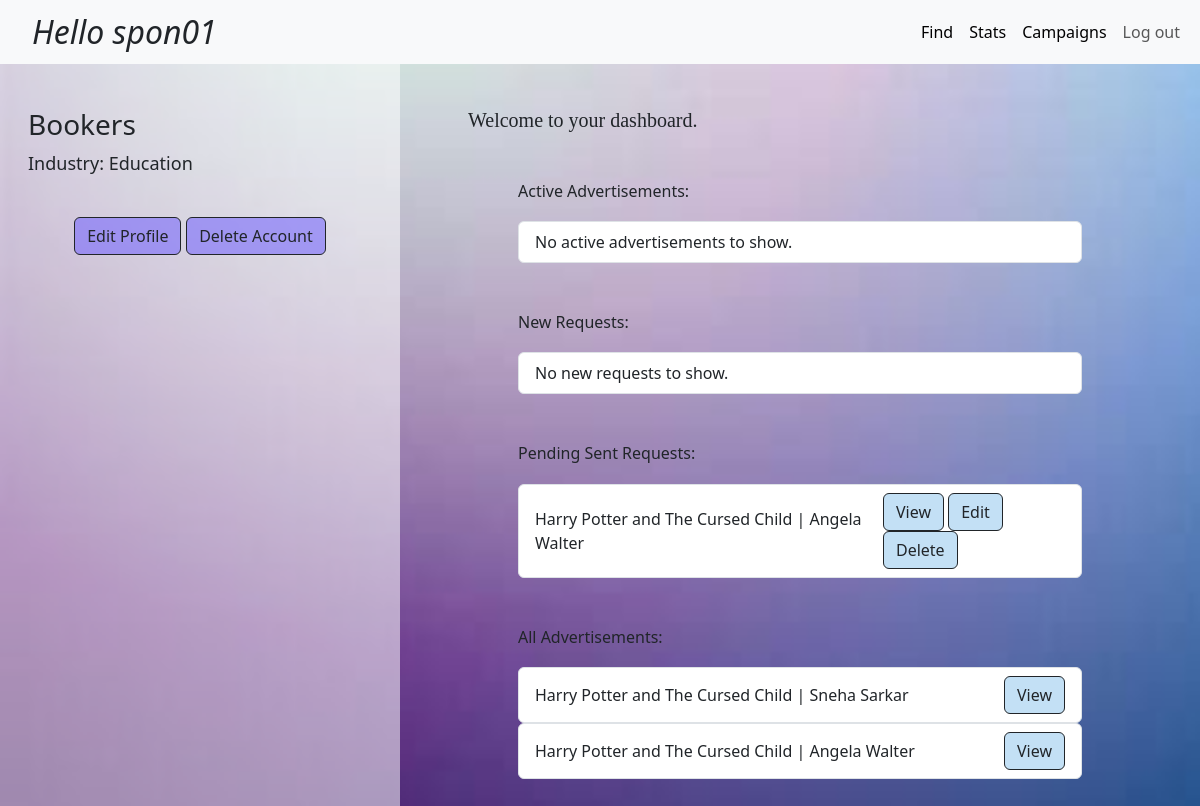
Screenshot of /dashboard/sponsor/1/ with the database file from the repository.
### backend/models.py (models this page shows)
class SPONSORS(database.Model):
    __tablename__ = "sponsor_details"
    sponsor_id = database.Column(database.Integer, autoincrement = True, primary_key = True)
    user_name = database.Column(database.String, unique = True, nullable = False)
    company_name = database.Column(database.String, nullable = False)
    industry_type = database.Column(database.String, nullable = False)
    flagged = database.Column(database.Boolean, nullable = False, default = False)
    search = database.Column(database.String, nullable = False)
    campaign_details = database.relationship("CAMPAIGNS", cascade = "all, delete", backref = "sponsor_details")

class CAMPAIGNS(database.Model):
    __tablename__ = "campaign_details"
    campaign_id = database.Column(database.Integer, primary_key = True, autoincrement = True)
    campaign_name = database.Column(database.String, nullable = False)
    sponsor_id = database.Column(database.Integer, database.ForeignKey("sponsor_details.sponsor_id"), nullable = False)
    start_date = database.Column(database.Date, nullable = False)
    end_date = database.Column(database.Date, nullable = False)
    budget = database.Column(database.Integer, nullable = False)
    campaign_description = database.Column(database.String, nullable = False)
    no_of_ads = database.Column(database.Integer, nullable = False)
    ads_completed = database.Column(database.Integer, nullable = False, default = 0)
    visibility = database.Column(database.String, nullable = False)
    campaign_type = database.Column(database.String, nullable = False)
    status = database.Column(database.String, nullable = False)
    flagged = database.Column(database.Boolean, nullable = False, default = False)
    search = database.Column(database.String, nullable = False)
    advertisement_details = database.relationship("ADVERTISEMENTS", cascade = "all, delete", backref = "campaign_details")

class INFLUENCERS(database.Model):
    __tablename__ = "influencer_details"
    influencer_id = database.Column(database.Integer, autoincrement = True, primary_key = True)
    user_name = database.Column(database.String, unique = True, nullable = False)
    first_name = database.Column(database.String, nullable = False)
    last_name = database.Column(database.String, nullable = True)
    niche = database.Column(database.String, nullable = False)
    platforms = database.Column(database.String, nullable = False)
    rating = database.Column(database.Integer, nullable = False, default = 0)
    earning = database.Column(database.Integer, nullable = False, default = 0)
    reach = database.Column(database.Integer, nullable = False)
    ads_done = database.Column(database.Integer, nullable = False, default = 0)
    flagged = database.Column(database.Boolean, nullable = False, default = False)
    search = database.Column(database.String, nullable = False)
    advertisement_details = database.relationship("ADVERTISEMENTS", cascade = "all, delete", backref = "influencer_details")

### backend/sponsor.py (the view)
@app.route("/dashboard/sponsor/<int:sponsor_id>/")
def dashboard_spon_page(sponsor_id):
    sponsor = spon(sponsor_id)
    influencers = INFLUENCERS.query.all()
    advertisements = ADVERTISEMENTS.query.all()
    return render_template("users/spon-dashboard.html", sponsor = sponsor, influencers = influencers, campaigns = sponsor.campaign_details, advertisements = advertisements)

### backend/sponsor.py (called while the page is built)
def spon(id):
    sponsor = SPONSORS.query.filter_by(sponsor_id = id).first()
    return sponsor

### templates/users/spon-dashboard.html (shortened to what this page needs)
<!DOCTYPE html>
<html lang="en">
<head>
    <link rel="stylesheet" href="/static/css/user.css">
    <link rel="stylesheet" href="https://cdn.jsdelivr.net/npm/bootstrap@5.3.3/dist/css/bootstrap.min.css">
</head>
<body>
    <div class="dashboard">
        <nav class="navbar navbar-expand-lg navbar-light bg-light fixed-top">
            <div class="container-fluid d-flex justify-content-between align-items-center">
                <div style="margin-left: 20px;">
                    <label class="fs-2 fst-italic">Hello {{sponsor.user_name}}</label>
                </div>
                <div>
                    <div class="collapse navbar-collapse" id="navbarSupportedContent">
                        <ul class="navbar-nav me-auto mb-2 mb-lg-0">
                            <li class="nav-item">
                                <a class="nav-link active" aria-current="page" href="/find/sponsor/{{sponsor.sponsor_id}}">Find</a>
                            </li>
                            <li class="nav-item">
                                <a class="nav-link active" aria-current="page" href="/stats/sponsor/{{sponsor.sponsor_id}}">Stats</a>
                            </li>
                            <li class="nav-item">
                                <a class="nav-link active" aria-current="page" href="/campaigns/sponsor/{{sponsor.sponsor_id}}">Campaigns</a>
                            </li>
                            <li class="nav-item">
                                <a class="nav-link" href="/">Log out</a>
                            </li>
                        </ul>
                    </div>
                </div>
            </div>
        </nav>
    </div>
    <div class="body d-flex" style="height: 100vh; margin-bottom: 100px;">
        <div class="profile p-2 details" style="height: 100%; position: fixed; width: 400px;">
            <div style="margin-top: 100px; margin-left: 20px; margin-right: 20px; font-size: large;">
                <div> <h3> {{sponsor.company_name}} </h3> </div>
                <div> Industry: {{sponsor.industry_type}} </div>
                <div style="margin: 40px; text-align: center;">
                    <a href="#" type="button" class="btn btn-outline-dark" data-bs-toggle="modal" data-bs-target="#EditInfoModal" data-val="{{sponsor.company_name}}#{{sponsor.industry_type}}" style="background-color: #7565fe91;">Edit Profile</a>
                    <a href="#" type="button" class="btn btn-outline-dark" data-bs-toggle="modal" data-bs-target="#DeleteInfoModal" style="background-color: #7565fe91;">Delete Account</a>
                </div>
            </div>
        </div>
        <div class="rest p-2 flex-grow-1" style="margin-left: 400px;">
            <div class="info" style="margin: 60px;">
                <div class="greet" style="margin-top: 100px;">
                    <h5 style="font-family:Georgia, 'Times New Roman', Times, serif">
                    Welcome to your dashboard.
                    </h5>
                </div>
                <div style="margin: 50px;">
                    <h6 style="margin-bottom: 20px;">
                        Active Advertisements:
                    </h6>
                    {% set ch = namespace(check = 0) %}
                    {% if ch.check == 0 %}
                    <ul class="list-group">
                        <li class="list-group-item d-flex justify-content-between align-items-center">
                            No active advertisements to show.
                        </li>
                    </ul>
                    {% endif %}
                </div>
                <div style="margin: 50px;">
                    <h6 style="margin-bottom: 20px;">
                        New Requests:
                    </h6>
                    {% set ch.check = 0 %}
                    {% if ch.check == 0 %}
                    <ul class="list-group">
                        <li class="list-group-item d-flex justify-content-between align-items-center">
                            No new requests to show.
                        </li>
                    </ul>
                    {% endif %}
                </div>
                <div style="margin: 50px;">
                    <h6 style="margin-bottom: 20px;">
                        Pending Sent Requests:
                    </h6>
                    {% set ch.check = 0 %}
                    {% for advertisement in advertisements %}
                    {% for campaign in campaigns %}
                    {% for influencer in influencers %}
                    <ul class="list-group">
                        {% if advertisement.sourse == "Sponsor" and campaign.campaign_id == advertisement.campaign_id and campaign.sponsor_id == sponsor.sponsor_id and advertisement.acceptance == "Pending" and influencer.influencer_id == advertisement.influencer_id %}
                        {% set ch.check = 1 %}
                        <li class="list-group-item d-flex justify-content-between align-items-center">
                            {{campaign.campaign_name}} | {{influencer.first_name}} {{influencer.last_name}}
                            <div>
                                <a type="button" class="btn btn-outline-dark" href="#" data-bs-toggle="modal" data-bs-target="#ViewModal" data-val="{{campaign.campaign_name}}#{{campaign.campaign_description}}#{{advertisement.requirements}}#{{campaign.start_date}}#{{campaign.end_date}}#{{advertisement.amount}}#{{advertisement.work_confirmation}}#{{advertisement.payment_confirmation}}" style="background-color: #9bccef98;">View</a>
                                {% if campaign.flagged == 0 and sponsor.flagged == 0 %}
                                <a type="button" class="btn btn-outline-dark" href="#"  data-bs-toggle="modal" data-bs-target="#EditAdsModal" data-val="{{advertisement.advertisement_id}}#{{campaign.campaign_name}}#{{campaign.campaign_description}}#{{advertisement.requirements}}#{{campaign.start_date}}#{{campaign.end_date}}#{{advertisement.acceptance}}#{{advertisement.amount}}#Not Applicable#Not Applicable" style="background-color: #9bccef98;">Edit</a>
                                <a type="button" class="btn btn-outline-dark" href="/delete_ad/sponsor/{{advertisement.advertisement_id}}" style="background-color: #9bccef98;">Delete</a>
                                {% else %}
                                <button type="button" class="btn btn-outline-dark" style="background-color: #9bccef98;">Flagged by Admin</button>
                                {% endif %}
                            </div>
                        </li>
                        {% endif %}
                    </ul>
                    {% endfor %}
                    {% endfor %}
                    {% endfor %}
                </div>
                <div style="margin: 50px;">
                    <h6 style="margin-bottom: 20px;">
                        All Advertisements:
                    </h6>
                    {% set ch.check = 0 %}
                    {% for advertisement in advertisements %}
                    {% for campaign in campaigns %}
                    {% for influencer in influencers %}
                    <ul class="list-group">
                        {% if advertisement.campaign_id == campaign.campaign_id and advertisement.sourse == "Sponsor" and influencer.influencer_id == advertisement.influencer_id %}
                        {% set ch.check = 1 %}
                        <li class="list-group-item d-flex justify-content-between align-items-center">
                            {{campaign.campaign_name}} | {{influencer.first_name}} {{influencer.last_name}}
                            <div>
                                <a type="button" class="btn btn-outline-dark" href="#"  data-bs-toggle="modal" data-bs-target="#ViewAdsModal" data-val="{{campaign.campaign_name}}#{{campaign.campaign_description}}#{{influencer.first_name}} {{influencer.last_name}}#{{advertisement.requirements}}#{{campaign.start_date}}#{{campaign.end_date}}#{{advertisement.acceptance}}#{{advertisement.amount}}#{{advertisement.work_confirmation}}#{{advertisement.payment_confirmation}}" style="background-color: #9bccef98;">View</a>
                            </div>
                        </li>
                        {% endif %}
                    </ul>
                    {% endfor %}
                    {% endfor %}
                    {% endfor %}
                </div>
            </div>
        </div>
    </div>
</body>
</html>

### static/css/user.css (style rules this page uses)
body { background-image: url('/static/images/user-bg.png'); background-repeat: no-repeat; background-attachment: fixed; background-size: cover; }
.details { background-color: rgba(255, 255, 255, 0.525); }

### rows the page displays
SPONSORS: user_name "spon01", company_name "Bookers", industry_type "Education"
CAMPAIGNS: campaign_name "Harry Potter and The Cursed Child"
INFLUENCERS: first_name "Angela", last_name "Walter"
INFLUENCERS: first_name "Sneha", last_name "Sarkar"
